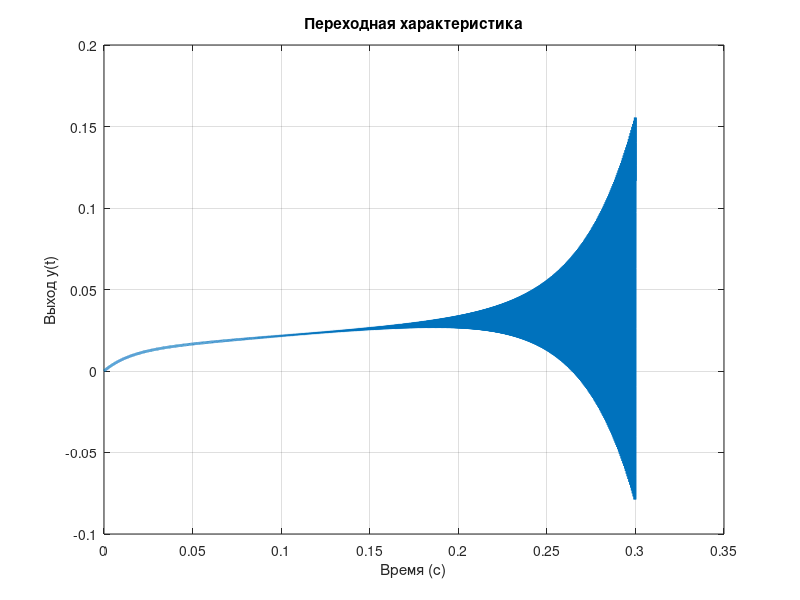

Source code (MATLAB): (Note: this script raises an error after producing the figure.)
K = 1; 

num = [7e-10 7e-10 0.11 0.9]; 
denom = [7.2e-10 1.44e-10 0.12 8.2 8.08]; 

sys = tf(num, denom * K);


figure;
[y, t] = step(sys); 
plot(t, y, 'LineWidth', 2);
grid on;
xlabel('Время (с)');
ylabel('Выход y(t)');
title('Переходная характеристика');


overshoot = (max(y) - 1) * 100; 
settlingTimeIdx = find(abs(y - 1) < 0.02, 1, 'last');
if ~isempty(settlingTimeIdx)
    settlingTime = t(settlingTimeIdx); 
    settlingTime = NaN; % 
end


fprintf('Перерегулирование: %.2f%%\n', overshoot);
if isnan(settlingTime)
    fprintf('Время регулирования: не определено (система не успокаивается)\n');
else
    fprintf('Время регулирования: %.2f с\n', settlingTime);
end
